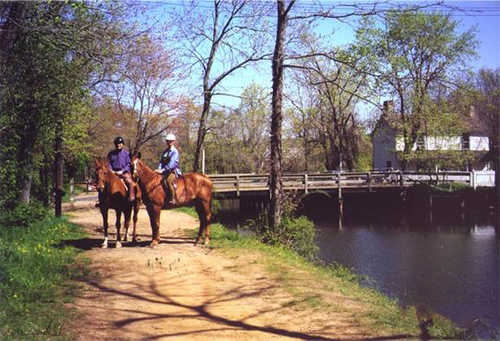
#> input picture himshikhar26/Lab1_Img.jpg, 500 x 341 px, found by its file name
$ python image_rotate.py
#> lines starting #> are read from the running program, lines starting #| are printed output that depends on the picture
import numpy as np
import matplotlib.pyplot as plt
from PIL import Image
import cv2


path = "/app/himshikhar26/Lab1_Img.jpg"

img1 = cv2.imread(path)
#> img1 is the input picture: shape (341, 500, 3); mean B, G, R 109.3, 115, 125.3


img = cv2.cvtColor(img1,
                   cv2.COLOR_BGR2RGB)

h, w = img.shape[:2]
#> h = 341; w = 500

x = np.arange(0,w)
#> x = 500 values from 0 to 499
y = np.arange(0,h)
#> y = 341 values from 0 to 340

X, Y = np.meshgrid(x,y)

a = X.flatten()
b = Y.flatten()

points = np.vstack((a,b))

cx = w/2
#> cx = 250
cy = h/2
#> cy = 170.5

print(f"Center = ({cx},{cy})\n")
#| Center = (250.0,170.5)

theta = np.radians(180)

T = np.array([[np.cos(theta), -np.sin(theta)],
               [np.sin(theta),  np.cos(theta)]])


# ==========================================================
# Part F : Create Empty Output Images
# ==========================================================

rot_theta_img  = np.zeros_like(img)


for y_new in range(h):

    for x_new in range(w):

        # --------------------------------------------------
        # Shift Coordinates to Center
        # --------------------------------------------------

        x_shift = x_new - cx
        y_shift = y_new - cy

        # ==================================================
        # Rotation by theta Degrees
        # ==================================================

        source_theta = T @ np.array([[x_shift],
                                      [y_shift]])
        # [5 lines of commented-out code are left out]

        xs = int(round(source_theta[0,0] + cx))
        ys = int(round(source_theta[1,0] + cy))

        if (0 <= xs < w) and (0 <= ys < h):
            rot_theta_img[y_new, x_new] = img[ys, xs]
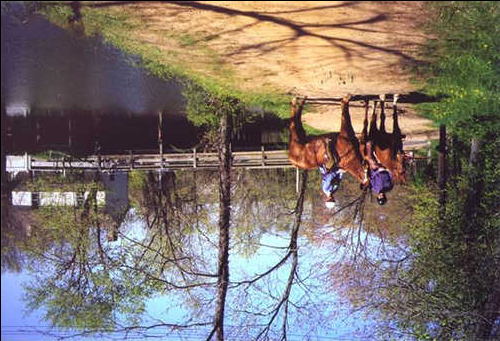
#> rot_theta_img: shape (341, 500, 3); mean R, G, B 124.6, 114.3, 108.5

# ==========================================================
# Visualization
# ==========================================================

fig, axs = plt.subplots(1, 2)

# ==========================================================
# Plot 1 : Original Image
# ==========================================================

axs[0].imshow(img)
axs[0].set_title("Original Image")
axs[0].axis('off')

# ==========================================================
# Plot 2 : T1 = 90 Degrees
# ==========================================================

axs[1].imshow(rot_theta_img)
axs[1].set_title(f"T1 = {int(np.degrees(theta))}°")
axs[1].axis('off')

plt.tight_layout()
plt.show()
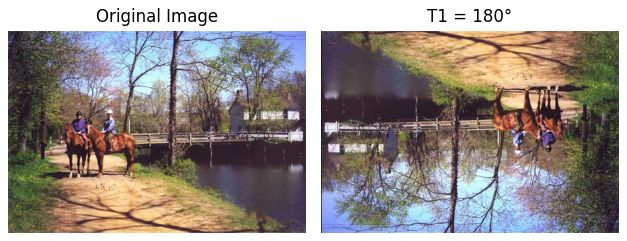
#> figure drawn by matplotlib, 2 panels

$ run again, with himshikhar26/Bird.jpg copied over himshikhar26/Lab1_Img.jpg
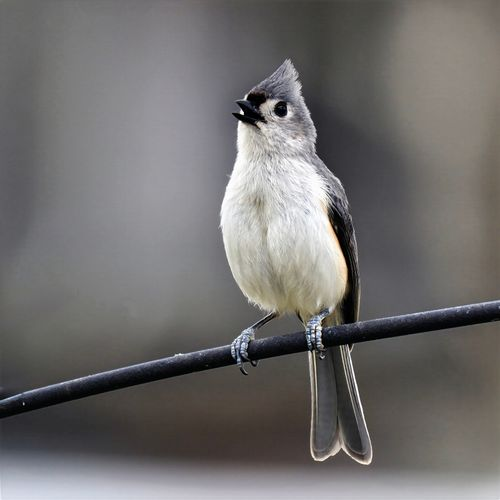
#> input picture himshikhar26/Bird.jpg, 500 x 500 px, found by its file name
#> img1 is the input picture: shape (500, 500, 3); mean B, G, R 109.6, 110.3, 112.3
#| Center = (250.0,250.0)
#> after the loop `for y_new in range(h):`:
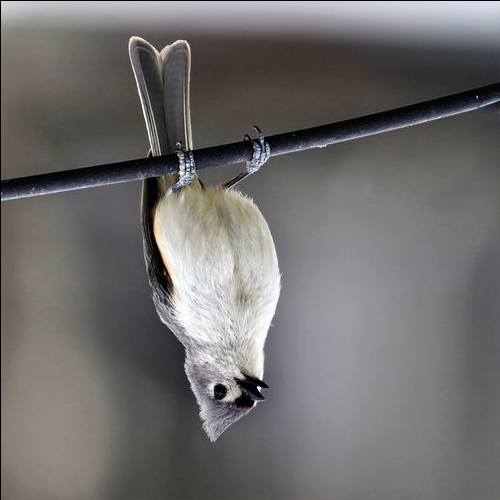
#> rot_theta_img: shape (500, 500, 3); mean R, G, B 111.9, 109.9, 109.3
#> `plt.show()`:
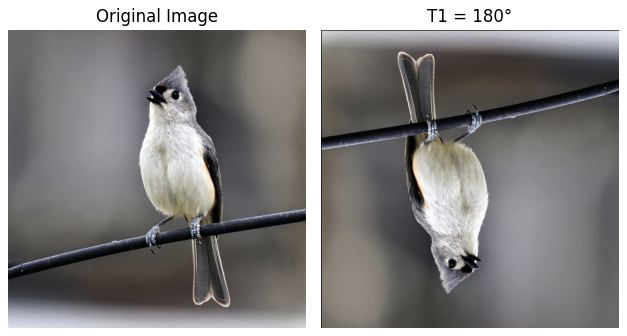
#> figure drawn by matplotlib, 2 panels
